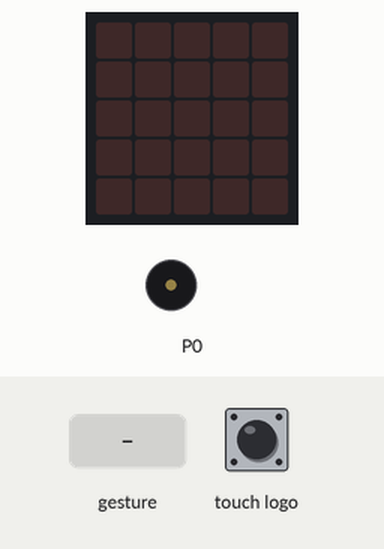
This program was run on a simulated BBC micro:bit (MakeCode). Shown: the board's 5×5 LED display, buzzer (waves = sounding). Inputs (shaded band) come from the test bench. A tilt is held for 1.5 s and a shake lasts 1 s, then the board lies face up again; the 48×5 strip is a reading aid, not a part: it shows the text the display is scrolling, unrolled, one strip-width of it at a time.

Above: at 1.2 s.
1.3 s: gesture 'shake'
At 2.7 s:
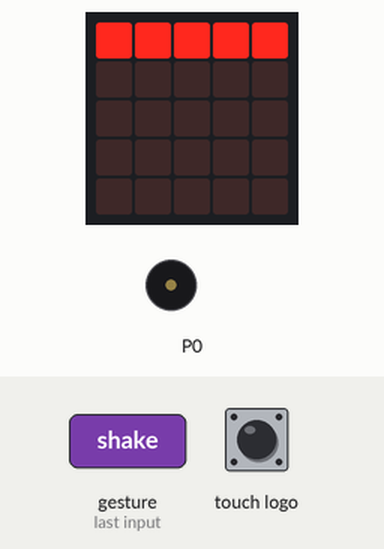
At 4.1 s:
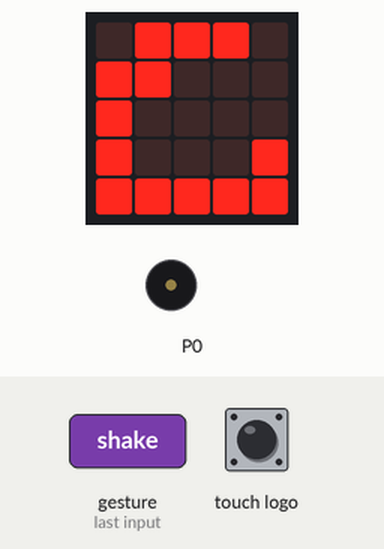
Timing chart, 0 to 19.4 s (numbered marks = the images above; inputs shaded):
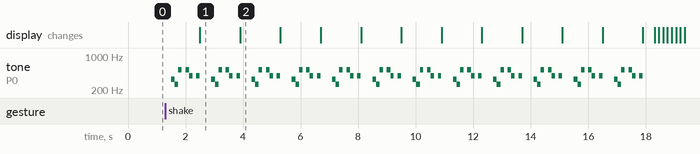

The program:

main.ts
```typescript
input.onLogoEvent(TouchButtonEvent.Touched, function () {

})
input.onGesture(Gesture.Shake, function () {
    for (let index = 0; index < 4; index++) {
        music.playMelody("E C C5 - C5 G - G ", 500)
        basic.showLeds(`
            # # # # #
            . . . . .
            . . . . .
            . . . . .
            . . . . .
            `)
        music.playMelody("E C C5 - C5 G - G ", 500)
        basic.showLeds(`
            . # # # .
            # # . . .
            # . . . .
            # . . . #
            # # # # #
            `)
        music.playMelody("E C C5 - C5 G - G ", 500)
        basic.showLeds(`
            . . . . .
            # # # # #
            . . . . .
            . . . . .
            . . . . .
            `)
    }
    basic.showString("Hoi Samuel")
})
```

test.ts
```typescript
// Hier kann man Tests durchführen; diese Datei wird nicht kompiliert, wenn dieses Paket als Erweiterung verwendet wird.
```

Measured:
- after the input at 1.3 s, tone on P0: silent → 330 Hz after 0.20 s, then repeats every 1.4 s: 262 Hz 0.13 s, 523 Hz 0.12 s, silent 0.13 s, 523 Hz 0.13 s, 392 Hz 0.12 s, silent 0.13 s, 392 Hz 0.12 s, silent 0.41 s, 330 Hz 0.13 s; the display: changes after 1.2 s (image 1)
- what the display in image 1 shows lasts 1.4 s, from 2.5 s to 3.9 s
